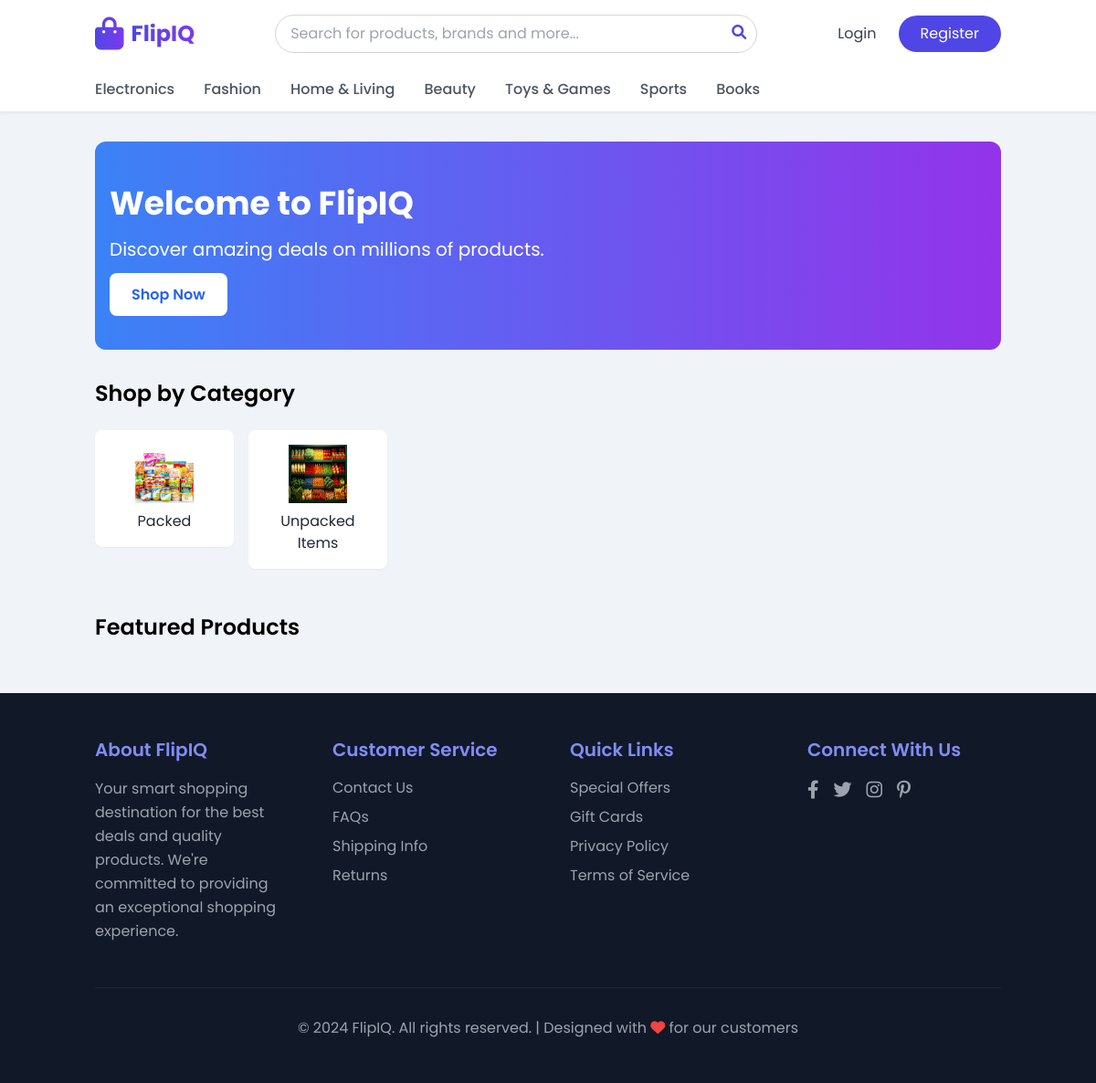
The page / on the database its author committed.
### flipkart_app/models.py (models this page shows, shortened)
class Category(models.Model):
    name = models.CharField(max_length=100)
    description = models.TextField(blank=True)
    image = models.ImageField(upload_to='category_images/', null=True, blank=True)
    created_at = models.DateTimeField(auto_now_add=True)
    class Meta:
        verbose_name_plural = 'Categories'

### flipkart_app/views.py (the view)
# urls.py: path('', views.HomeView.as_view(), name='home'),  # Class-based view for the homepage (product list)
class HomeView(ListView):
    model = Product
    template_name = 'flipkart_app/home.html'
    context_object_name = 'products'
    paginate_by = 12
    def get_queryset(self):
        queryset = Product.objects.filter(stock__gt=0)
        category = self.request.GET.get('category')
        search = self.request.GET.get('search')
        if category:
            queryset = queryset.filter(category__name=category)
        if search:
            queryset = queryset.filter(Q(name__icontains=search) | Q(description__icontains=search))
        return queryset
    def get_context_data(self, **kwargs):
        context = super().get_context_data(**kwargs)
        context['categories'] = Category.objects.all()
        return context

### flipkart_app/templates/flipkart_app/home.html (shortened to what this page needs)
{% extends 'flipkart_app/base.html' %}
{% block content %}
    <section class="bg-gradient-to-r from-blue-500 to-purple-600 text-white py-12 rounded-xl mb-8">
        <div class="container mx-auto px-4">
            <h1 class="text-4xl font-bold mb-4">Welcome to FlipIQ</h1>
            <p class="text-xl mb-6">Discover amazing deals on millions of products.</p>
            <a href="{% url 'product_list' %}" class="bg-white text-blue-600 px-6 py-3 rounded-lg font-semibold hover:bg-gray-100 transition duration-300">
                Shop Now
            </a>
        </div>
    </section>
    <section class="mb-12">
        <h2 class="text-2xl font-semibold mb-6">Shop by Category</h2>
        <div class="grid grid-cols-2 md:grid-cols-3 lg:grid-cols-6 gap-4">
            {% for category in categories %}
            <a href="{% url 'product_list' %}?category={{ category.name }}" class="group">
                <div class="bg-white rounded-lg p-4 text-center shadow-sm hover:shadow-md transition duration-300">
                    {% if category.image %}
                        <img src="{{ category.image.url }}" alt="{{ category.name }}" class="w-16 h-16 mx-auto mb-2">
                    {% else %}
                        <i class="fas fa-box text-4xl text-gray-400 mb-2"></i>
                    {% endif %}
                    <h3 class="text-gray-800 group-hover:text-blue-600">{{ category.name }}</h3>
                </div>
            </a>
            {% endfor %}
        </div>
    </section>
    <section>
        <h2 class="text-2xl font-semibold mb-6">Featured Products</h2>
    </section>
{% endblock %}

### flipkart_app/templates/flipkart_app/base.html (style rules this page uses)
body { font-family: 'Poppins', sans-serif; background-color: #f0f4f8; }

### rows shown on the page
Category: image (picture), name "Packed"
Category: image (picture), name "Unpacked Items"
